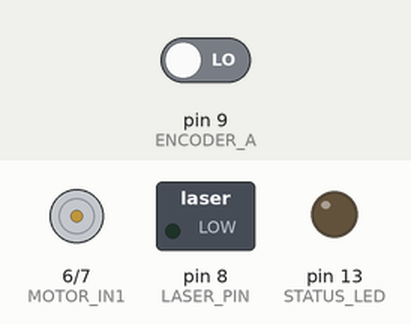
A sketch run on a simulated Arduino Nano, built with avr-gcc and run on an emulated ATmega328P. Shown: motor-driver pin pairs drawn as motors (green arrow = first pin HIGH = forward, orange = second pin HIGH = backward, longer = more drive), switched loads named in the sketch (green lamp = pin HIGH), output pins drawn as LEDs (lit = HIGH). The test bench sets the inputs (shaded band); at power-on: pin 9 (ENCODER_A) LOW. EEPROM starts erased.

Above: at 0.1 s.
At 5.1 s:
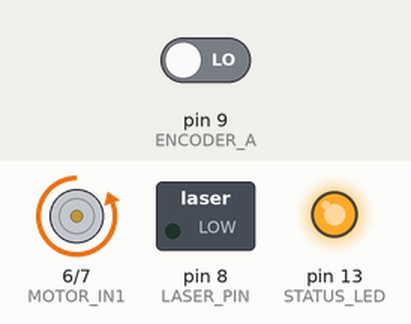
At 7.65 s:
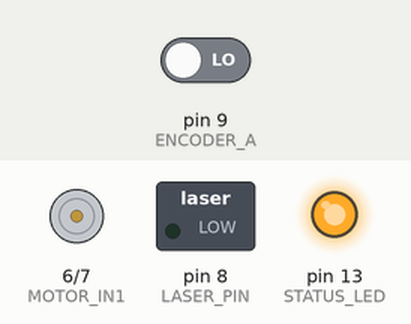
Timing chart, 0 to 9.2 s (numbered marks = the images above):
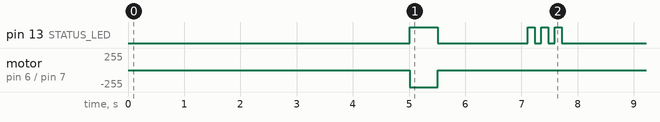

Measured:
- by itself, pin 13 (STATUS_LED): LOW → HIGH at 5.0 s, → LOW 0.50 s later, → HIGH 1.6 s later, → LOW 0.12 s later, … (8 changes in this stretch)
- by itself, motor on pin 6 (MOTOR_IN1) / pin 7 (MOTOR_IN2): stopped → backward 255/255 at 5.0 s, → stopped 0.50 s later

The sketch:

Test6.ino
```cpp
/*
  MQ SENTINEL - TEST 6
  COAST VS BRAKE VS COUNTER-PULSE

  Board: Arduino Nano (ATmega328P)

  Runs without USB or Serial Monitor.

  D6  = Motor IN1
  D7  = Motor IN2
  D8  = Laser (disabled)
  D9  = Encoder A
  D10 = Encoder B
  D13 = Built-in LED

  One trial per power cycle.
  35 trials total.

  LED ON  = Forward acceleration
  LED OFF = Stopping method begins

  3 short flashes = Result saved.
  5 long flashes  = All trials complete.

  WARNING:
  Verify your motor driver's coast and brake
  truth table before operating the motor.
*/

#include <EEPROM.h>
#include <avr/interrupt.h>
#include <util/atomic.h>

// ============================================================
// PINS
// ============================================================

const byte MOTOR_IN1 = 6;
const byte MOTOR_IN2 = 7;

const byte LASER_PIN = 8;

const byte ENCODER_A = 9;
const byte ENCODER_B = 10;

const byte STATUS_LED = LED_BUILTIN;

// ============================================================
// MOTOR SETTINGS
// ============================================================

// Reverse both motor directions if necessary.

const bool REVERSE_MOTOR = false;

// Initial acceleration duration.

const unsigned int ACCELERATION_MS = 500;

// Estimate wheel speed over the final 100 ms
// of the acceleration period.

const unsigned int SPEED_SAMPLE_MS = 100;

// Counter-pulse durations.

const unsigned int REVERSE_TIMES[5] = {
  10, 20, 30, 40, 50
};

// ============================================================
// TEST SETTINGS
// ============================================================

const byte REPEATS = 5;

const byte TOTAL_TRIALS = 35;

// Preparation time for phone recording.

const unsigned long START_DELAY_MS = 5000;

// Maximum time observing the wheel after cutoff.

const unsigned long MAX_OBSERVATION_MS = 12000;

// No encoder pulses for this interval means
// the wheel is classified as stationary.

const unsigned long SETTLE_MS = 1500;

// ============================================================
// EEPROM
// ============================================================

// Test 6 uses its own identifier.
// Previous test results should be retrieved first.

const int HEADER_ADDRESS = 0;
const int COUNTER_ADDRESS = 2;
const int DATA_ADDRESS = 16;

const byte MAGIC_1 = 0xB6;
const byte MAGIC_2 = 0x6B;

const byte RECORD_MAGIC = 0xA6;

// ============================================================
// STOPPING METHODS
// ============================================================

enum StopMethod : byte {
  COAST = 0,
  BRAKE = 1,
  COUNTER_PULSE = 2
};

// ============================================================
// RESULT RECORD
// ============================================================

struct TestRecord {

  byte magic;

  byte method;

  unsigned int requestedReverseMs;

  unsigned int actualForwardMs;

  unsigned int actualReverseMs;

  // Speed measurement immediately before cutoff.

  long speedSampleCounts;

  unsigned int speedSampleDurationMs;

  // Encoder positions.

  long countAtCutoff;

  long countAfterStopping;

  long finalCount;

  // Encoder settling measurement.

  unsigned long observationMs;

  byte settled;
};

// ============================================================
// GLOBAL VARIABLES
// ============================================================

volatile long encoderCount = 0;

volatile byte previousEncoderA = LOW;

byte currentTrial = 0;

// ============================================================
// ENCODER INTERRUPT
// ============================================================

// Arduino Nano:
//
// D9  = PB1 / PCINT1
// D10 = PB2
//
// Count encoder A rising edges.
// Read encoder B to determine direction.

ISR(PCINT0_vect) {

  byte currentA =
      (PINB & _BV(PB1)) ? HIGH : LOW;

  if (
    currentA == HIGH &&
    previousEncoderA == LOW
  ) {

    byte currentB =
        (PINB & _BV(PB2)) ? HIGH : LOW;

    if (currentB != currentA) {

      encoderCount++;

    } else {

      encoderCount--;
    }
  }

  previousEncoderA = currentA;
}

// ============================================================
// ENCODER FUNCTIONS
// ============================================================

void initialiseEncoder() {

  pinMode(ENCODER_A, INPUT);
  pinMode(ENCODER_B, INPUT);

  previousEncoderA =
      digitalRead(ENCODER_A);

  // Enable pin-change interrupt group 0.

  PCICR |= _BV(PCIE0);

  // Enable D9 / PCINT1.

  PCMSK0 |= _BV(PCINT1);
}

long readEncoder() {

  long count;

  ATOMIC_BLOCK(ATOMIC_RESTORESTATE) {

    count = encoderCount;
  }

  return count;
}

void resetEncoder() {

  ATOMIC_BLOCK(ATOMIC_RESTORESTATE) {

    encoderCount = 0;

    previousEncoderA =
        digitalRead(ENCODER_A);
  }
}

// ============================================================
// MOTOR CONTROL
// ============================================================

void motorForward() {

  if (!REVERSE_MOTOR) {

    digitalWrite(MOTOR_IN1, LOW);
    digitalWrite(MOTOR_IN2, HIGH);

  } else {

    digitalWrite(MOTOR_IN1, HIGH);
    digitalWrite(MOTOR_IN2, LOW);
  }
}

void motorReverse() {

  if (!REVERSE_MOTOR) {

    digitalWrite(MOTOR_IN1, HIGH);
    digitalWrite(MOTOR_IN2, LOW);

  } else {

    digitalWrite(MOTOR_IN1, LOW);
    digitalWrite(MOTOR_IN2, HIGH);
  }
}

void motorCoast() {

  // Verify LOW/LOW = coast on your driver.

  digitalWrite(MOTOR_IN1, LOW);
  digitalWrite(MOTOR_IN2, LOW);
}

void motorBrake() {

  // Verify HIGH/HIGH = electrical braking.

  digitalWrite(MOTOR_IN1, HIGH);
  digitalWrite(MOTOR_IN2, HIGH);
}

// ============================================================
// LED
// ============================================================

void flashLED(
  byte flashes,
  unsigned int onTime,
  unsigned int offTime
) {

  for (byte i = 0; i < flashes; i++) {

    digitalWrite(STATUS_LED, HIGH);
    delay(onTime);

    digitalWrite(STATUS_LED, LOW);
    delay(offTime);
  }
}

// ============================================================
// EEPROM INITIALISATION
// ============================================================

void initialiseStorage() {

  bool valid =
      EEPROM.read(HEADER_ADDRESS) == MAGIC_1 &&
      EEPROM.read(HEADER_ADDRESS + 1) == MAGIC_2;

  if (!valid) {

    EEPROM.update(HEADER_ADDRESS, MAGIC_1);

    EEPROM.update(HEADER_ADDRESS + 1, MAGIC_2);

    EEPROM.update(COUNTER_ADDRESS, 0);
  }
}

// ============================================================
// SELECT TRIAL
// ============================================================

StopMethod getMethod(byte trial) {

  if (trial < 5) {
    return COAST;
  }

  if (trial < 10) {
    return BRAKE;
  }

  return COUNTER_PULSE;
}

unsigned int getReverseDuration(byte trial) {

  if (trial < 10) {
    return 0;
  }

  byte index = (trial - 10) / REPEATS;

  return REVERSE_TIMES[index];
}

// ============================================================
// SAVE RESULTS
// ============================================================

void saveResult(const TestRecord &result) {

  int address =
      DATA_ADDRESS +
      currentTrial * sizeof(TestRecord);

  EEPROM.put(address, result);

  // Advance only after saving.

  EEPROM.update(
    COUNTER_ADDRESS,
    currentTrial + 1
  );
}

// ============================================================
// RUN MOTOR TEST
// ============================================================

void runTrial() {

  StopMethod method =
      getMethod(currentTrial);

  unsigned int reverseDuration =
      getReverseDuration(currentTrial);

  // ----------------------------------------------------------
  // INITIAL CONDITIONS
  // ----------------------------------------------------------

  motorCoast();

  resetEncoder();

  TestRecord result;

  result.magic = RECORD_MAGIC;

  result.method = method;

  result.requestedReverseMs = reverseDuration;

  result.actualReverseMs = 0;

  result.speedSampleCounts = 0;

  result.speedSampleDurationMs = 0;

  result.countAfterStopping = 0;

  result.finalCount = 0;

  result.observationMs = 0;

  result.settled = 0;

  // ----------------------------------------------------------
  // START ACCELERATION
  // ----------------------------------------------------------

  digitalWrite(STATUS_LED, HIGH);

  unsigned long startUs = micros();

  motorForward();

  // ----------------------------------------------------------
  // WAIT UNTIL SPEED SAMPLE
  // ----------------------------------------------------------

  unsigned long sampleStartTargetUs =
      (unsigned long)(
        ACCELERATION_MS - SPEED_SAMPLE_MS
      ) * 1000UL;

  while (
    (unsigned long)(micros() - startUs)
    < sampleStartTargetUs
  ) {
    // Encoder counted by interrupt.
  }

  unsigned long sampleStartUs = micros();

  long sampleStartCount = readEncoder();

  // ----------------------------------------------------------
  // CONTINUE UNTIL MOTOR CUTOFF
  // ----------------------------------------------------------

  unsigned long accelerationUs =
      (unsigned long)ACCELERATION_MS * 1000UL;

  while (
    (unsigned long)(micros() - startUs)
    < accelerationUs
  ) {
    // Encoder counted by interrupt.
  }

  // ----------------------------------------------------------
  // APPLY SELECTED STOPPING METHOD
  // ----------------------------------------------------------

  // Switch motor outputs before logging data.

  if (method == COAST) {

    motorCoast();

  } else if (method == BRAKE) {

    motorBrake();

  } else {

    // Immediately begin reverse drive.

    motorReverse();
  }

  unsigned long cutoffUs = micros();

  // LED OFF marks beginning of stopping method.

  digitalWrite(STATUS_LED, LOW);

  // Capture encoder count at cutoff.

  long cutoffCount = readEncoder();

  result.countAtCutoff = cutoffCount;

  result.actualForwardMs =
      (unsigned int)(
        (cutoffUs - startUs) / 1000UL
      );

  result.speedSampleCounts =
      cutoffCount - sampleStartCount;

  result.speedSampleDurationMs =
      (unsigned int)(
        (cutoffUs - sampleStartUs) / 1000UL
      );

  // ----------------------------------------------------------
  // COUNTER-PULSE
  // ----------------------------------------------------------

  if (method == COUNTER_PULSE) {

    unsigned long reverseStartUs = cutoffUs;

    unsigned long requestedReverseUs =
        (unsigned long)reverseDuration * 1000UL;

    while (
      (unsigned long)(
        micros() - reverseStartUs
      ) < requestedReverseUs
    ) {
      // Encoder counted by interrupt.
    }

    // Remove motor drive after the reverse pulse.

    motorCoast();

    unsigned long reverseEndUs = micros();

    result.actualReverseMs =
        (unsigned int)(
          (reverseEndUs - reverseStartUs)
          / 1000UL
        );
  }

  // ----------------------------------------------------------
  // RECORD POSITION AFTER STOPPING ACTION
  // ----------------------------------------------------------

  // For coast and brake, this is close to cutoff.
  // For counter-pulse, it is the end of reverse drive.

  result.countAfterStopping = readEncoder();

  // ----------------------------------------------------------
  // OBSERVE RESIDUAL WHEEL MOVEMENT
  // ----------------------------------------------------------

  unsigned long observationStart = millis();

  unsigned long lastMovementTime =
      observationStart;

  long previousCount = readEncoder();

  while (
    millis() - observationStart <
    MAX_OBSERVATION_MS
  ) {

    unsigned long now = millis();

    long currentCount = readEncoder();

    if (currentCount != previousCount) {

      previousCount = currentCount;

      lastMovementTime = now;
    }

    if (
      now - lastMovementTime >= SETTLE_MS
    ) {

      result.settled = 1;

      break;
    }
  }

  result.observationMs =
      millis() - observationStart;

  result.finalCount = readEncoder();

  // ----------------------------------------------------------
  // SAVE RESULTS
  // ----------------------------------------------------------

  saveResult(result);

  // Three short flashes indicate completion.

  flashLED(3, 120, 120);

  // Coast after data collection.
  //
  // For the electrical-braking trial, braking is
  // maintained throughout the encoder observation.

  motorCoast();

  // Do not run another trial until power cycle.

  while (true) {
    delay(1000);
  }
}

// ============================================================
// SETUP
// ============================================================

void setup() {

  pinMode(MOTOR_IN1, OUTPUT);
  pinMode(MOTOR_IN2, OUTPUT);

  pinMode(LASER_PIN, OUTPUT);

  pinMode(STATUS_LED, OUTPUT);

  digitalWrite(LASER_PIN, LOW);

  digitalWrite(STATUS_LED, LOW);

  motorCoast();

  initialiseEncoder();

  initialiseStorage();

  currentTrial =
      EEPROM.read(COUNTER_ADDRESS);

  // ----------------------------------------------------------
  // ALL TRIALS FINISHED
  // ----------------------------------------------------------

  if (currentTrial >= TOTAL_TRIALS) {

    flashLED(5, 500, 500);

    while (true) {

      motorCoast();

      delay(1000);
    }
  }

  // ----------------------------------------------------------
  // CAMERA PREPARATION
  // ----------------------------------------------------------

  delay(START_DELAY_MS);

  runTrial();
}

// ============================================================
// MAIN LOOP
// ============================================================

void loop() {

  // One trial per power cycle.
}
```
